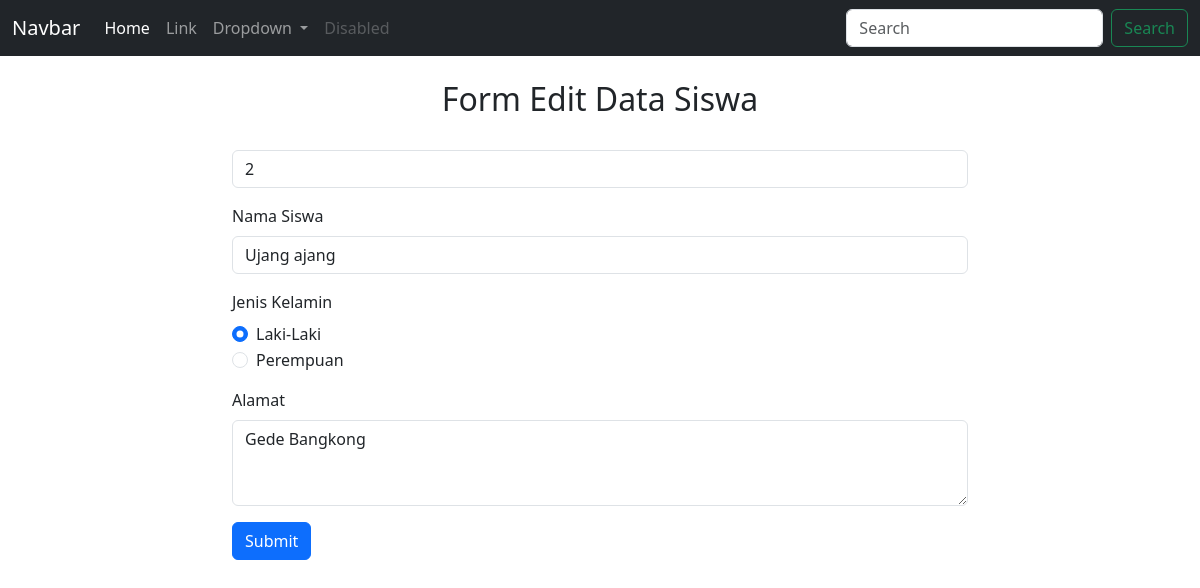
Screenshot of /views/form_edit.php?id_siswa=2&aksi=edit with the database file from the repository.
### tables this page shows
CREATE TABLE `siswa` (
  `id_siswa` int(11) NOT NULL,
  `nama_siswa` varchar(250) NOT NULL,
  `jk_siswa` varchar(10) NOT NULL,
  `alamat_siswa` varchar(250) NOT NULL
);

### controllers/c_koneksi.php (called while the page is built, shortened)
<?php
class database
{
	private $host = "localhost";
	private $uname = "root";
	private $pass = "";
	private $db = "coba_oop";
	function __construct()
	{
		$this->koneksi = mysqli_connect($this->host, $this->uname, $this->pass);
		mysqli_select_db($this->koneksi, $this->db);
		if ($this->koneksi) {
			return $this->koneksi;
		} else {
			echo "Koneksi database mysql dan php GAGAL !";
		}
	}
}

### models/m_siswa.php (called while the page is built, shortened)
<?php
include_once '../controllers/c_koneksi.php';
class siswa
{
	function tampil_data_id($id)
	{
		$conn = new database();
		$query = mysqli_query($conn->koneksi, "SELECT * FROM siswa WHERE id_siswa = $id");
		while ($row = mysqli_fetch_object($query)) {
			$hasil[] = $row;
		}
		return $hasil;
	}
}

### views/form_edit.php (the view, shortened to what this page needs)
<?php
include_once '../models/m_siswa.php';
$siswa = new siswa();
?>
<!DOCTYPE html>
<html lang="en">
<head>
    <link href="https://cdn.jsdelivr.net/npm/bootstrap@5.3.3/dist/css/bootstrap.min.css" rel="stylesheet">
</head>
<body>
    <nav class="navbar navbar-expand-lg navbar-dark bg-dark">
        <div class="container-fluid">
            <a class="navbar-brand" href="#">Navbar</a>
            <div class="collapse navbar-collapse" id="navbarSupportedContent">
                <ul class="navbar-nav me-auto mb-2 mb-lg-0">
                    <li class="nav-item">
                        <a class="nav-link active" aria-current="page" href="tampil_data.php">Home</a>
                    </li>
                    <li class="nav-item">
                        <a class="nav-link" href="#">Link</a>
                    </li>
                    <li class="nav-item dropdown">
                        <a class="nav-link dropdown-toggle" href="#" role="button" data-bs-toggle="dropdown" aria-expanded="false">
                            Dropdown
                        </a>
                    </li>
                    <li class="nav-item">
                        <a class="nav-link disabled" aria-disabled="true">Disabled</a>
                    </li>
                </ul>
                <form class="d-flex" role="search">
                    <input class="form-control me-2" type="search" placeholder="Search" aria-label="Search">
                    <button class="btn btn-outline-success" type="submit">Search</button>
                </form>
            </div>
        </div>
    </nav>
    <div class="container">
        <div class="row align-items-start">
            <div class="col-8">
                <br>
                <h2 class="text-center">Form Edit Data Siswa</h2>
                <br>
                <form action="../controllers/c_siswa.php?aksi=update" method="post" enctype="multipart/form-data">
                    <?php foreach ($siswa->tampil_data_id($_GET['id_siswa']) as $siswa) :  ?>
                        <div class="mb-3">
                            <input type="text" class="form-control" id="exampleFormControlInput1" name="id_siswa" value="<?= $siswa->id_siswa ?>">
                        </div>
                        <div class="mb-3">
                            <label for="" class="form-label">Nama Siswa</label>
                            <input type="text" class="form-control" id="exampleFormControlInput1" placeholder="Nama Siswa" name="nama_siswa" value="<?= $siswa->nama_siswa ?>">
                        </div>
                        <div class="mb-3">
                            <label for="" class="form-label">Jenis Kelamin</label>
                            <div class="form-check">
                                <input class="form-check-input" type="radio" name="jk_siswa" id="flexRadioDefault1" value="laki-laki" <?= ($siswa->jk_siswa == 'laki-laki') ? 'checked' : '' ?>>
                                <label class="form-check-label" for="flexRadioDefault1">
                                    Laki-Laki
                                </label>
                            </div>
                            <div class="form-check">
                                <input class="form-check-input" type="radio" name="jk_siswa" id="flexRadioDefault2" value="perempuan" <?= ($siswa->jk_siswa == 'perempuan') ? 'checked' : '' ?>>
                                <label class="form-check-label" for="flexRadioDefault2">
                                    Perempuan
                                </label>
                            </div>
                        </div>
                        <div class="mb-3">
                            <label for="exampleFormControlTextarea1" class="form-label">Alamat</label>
                            <textarea class="form-control" id="exampleFormControlTextarea1" rows="3" name="alamat_siswa"><?= $siswa->alamat_siswa ?></textarea>
                        </div>
                    <?php endforeach ?>
                    <div class="col-12">
                        <button class="btn btn-primary" name="update" type="submit">Submit</button>
                    </div>
                </form>
            </div>
        </div>
    </div>
</body>
</html>

### rows the page displays
siswa: id_siswa "2", nama_siswa "Ujang ajang", jk_siswa "☑ Laki-Laki", jk_siswa "☐ Perempuan", alamat_siswa "Gede Bangkong"
